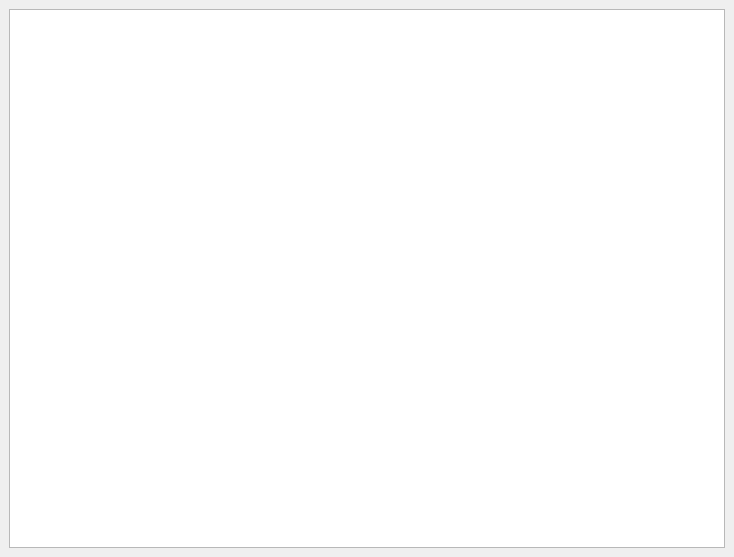
<?xml version="1.0" encoding="UTF-8"?>
<ui version="4.0">
 <class>SourceViewer</class>
 <widget class="QMainWindow" name="SourceViewer">
  <property name="geometry">
   <rect>
    <x>0</x>
    <y>0</y>
    <width>734</width>
    <height>557</height>
   </rect>
  </property>
  <property name="windowTitle">
   <string>Source viewer</string>
  </property>
  <property name="windowIcon">
   <iconset resource="poshukuresources.qrc">
    <normaloff>:/resources/images/poshuku.svg</normaloff>:/resources/images/poshuku.svg</iconset>
  </property>
  <widget class="QWidget" name="centralwidget">
   <layout class="QVBoxLayout" name="verticalLayout">
    <item>
     <widget class="QTextEdit" name="HtmlEdit_">
      <property name="lineWrapMode">
       <enum>QTextEdit::WidgetWidth</enum>
      </property>
      <property name="readOnly">
       <bool>false</bool>
      </property>
     </widget>
    </item>
   </layout>
  </widget>
  <widget class="QMenuBar" name="menubar">
   <property name="geometry">
    <rect>
     <x>0</x>
     <y>0</y>
     <width>734</width>
     <height>21</height>
    </rect>
   </property>
  </widget>
 </widget>
 <resources>
  <include location="poshukuresources.qrc"/>
 </resources>
 <connections/>
</ui>
